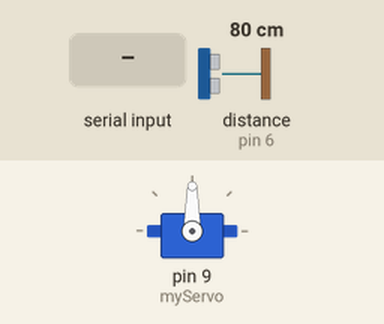
This sketch was run on a simulated Arduino Uno, built with avr-gcc and run on an emulated ATmega328P. Shown: servo. The inputs (shaded band) are chosen by the test bench; at power-on: distance to the obstacle (sensor on pin 6) 80 cm. The echo pulse lasts 58.3 µs per cm; what the sketch prints to the serial monitor is not drawn.

Above: at 1.2 s.
1.3 s: byte 122 ('z') received over Serial
4.3 s: distance to the obstacle (sensor on pin 6) set to 2 cm
7.3 s: "b" received over Serial
At 8.4 s:
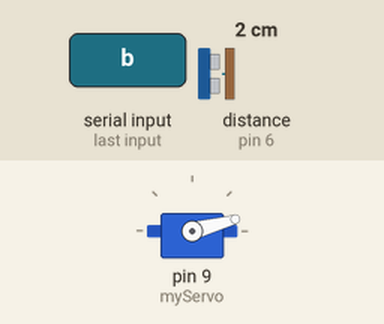
8.8 s: byte 107 ('k') received over Serial
At 9.5 s:
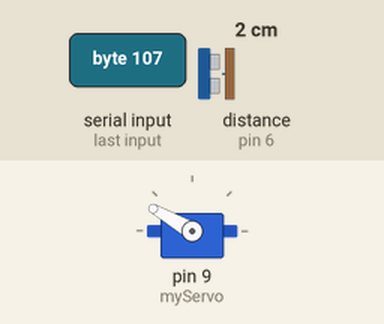
10.3 s: "a" received over Serial
At 10.7 s:
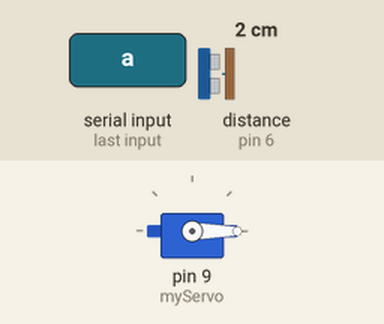
11.8 s: "d" received over Serial
At 13.0 s:
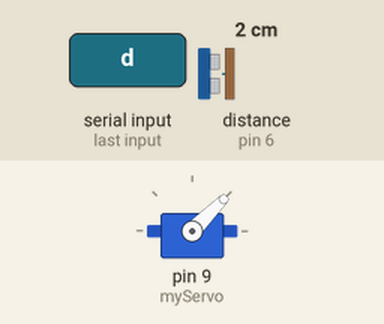
Timing chart, 0 to 14.3 s (numbered marks = the images above; inputs shaded):
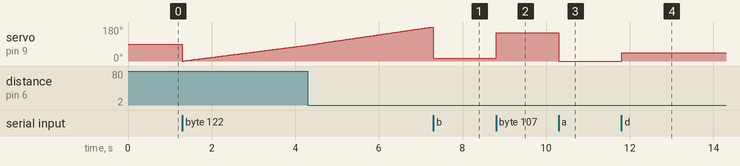

Measured:
- after the input at 7.3 s, servo on pin 9 (myServo): 180° → 15° at once
- after the input at 8.8 s, servo on pin 9 (myServo): 15° → 150° at once
- after the input at 10.3 s, servo on pin 9 (myServo): 150° → 0° at once
- after the input at 11.8 s, servo on pin 9 (myServo): 0° → 45° at once

The sketch:

radar1.ino
```cpp
#include  <Servo.h>
#include <SoftwareSerial.h>

const int trigPin = 7;
const int echoPin = 6;

long duration;
int distance;

int cmd = -1;
int flag = 0;

Servo myServo;


void setup() {
  pinMode(trigPin, OUTPUT); // set trigPin sebagai output
  pinMode(echoPin, INPUT); // set trigPin sebagai input
  Serial.begin(9600);
  myServo.attach(9); // mendefinisikan pin servo
//  Bluetooth.begin(9600);

}


void loop() {
   if (Serial.available() > 0) {
    cmd = Serial.read();
    flag = 1;
  }

  if (flag == 1) {

     if (cmd == 'a'){
      myServo.write(0);
      Serial.println("Rotating to 0");
    }

    else if (cmd == 'b'){
    myServo.write(15);
    Serial.println("Rotating to 15");
    }


    else if (cmd == 'c'){
    myServo.write(30);
    Serial.println("Rotating to 30");
    }

    else if (cmd == 'd'){
    myServo.write(45);
    Serial.println("Rotating to 45");
    }

    else if (cmd == 'e'){
    myServo.write(60);
    Serial.println("Rotating to 60");
    }

    else if (cmd == 'f'){
    myServo.write(75);
    Serial.println("Rotating to 75");
    }

    else if (cmd == 'g'){
    myServo.write(90);
    Serial.println("Rotating to 90");
    }

    else if (cmd == 'h'){
    myServo.write(105);
    Serial.println("Rotating to 105");
    }

    else if (cmd == 'i'){
    myServo.write(120);
    Serial.println("Rotating to 120");
    }

    else if (cmd == 'j'){
    myServo.write(135);
    Serial.println("Rotating to 135");
    }

    else if (cmd == 'k'){
    myServo.write(150);
    Serial.println("Rotating to 150");
    }

    else if (cmd == 'l'){
    myServo.write(165);
    Serial.println("Rotating to 165");
    }

    else if (cmd == 'm'){
    myServo.write(180);
    Serial.println("Rotating to 180");
    }

    else if (cmd == 'z'){

    for(int i=0; i<=180; i++){  // berputar dari 0 derajat ke 180 derajat
    myServo.write(i);
    delay(30);
    distance = calculateDistance();

    Serial.print(i); // derajat
    Serial.print(",");
    Serial.print(distance); // jarak
    Serial.print(".");
  }
    Serial.println("");
    Serial.println("Already Scanned");

    }

    flag = 0;
    cmd = 65;
  }

//  Serial.flush();
//  delay(100);
}

int calculateDistance(){
  digitalWrite(trigPin, LOW);
  delayMicroseconds(2);
  // Set trigPin HIGH state 10 micro seconds
  digitalWrite(trigPin, HIGH);
  delayMicroseconds(10);
  digitalWrite(trigPin, LOW);
  duration = pulseIn(echoPin, HIGH);
  //kembali waktu tempuh gelombang suara dalam micro seconds
  distance = duration*0.034/2;
  return distance;
}
```
